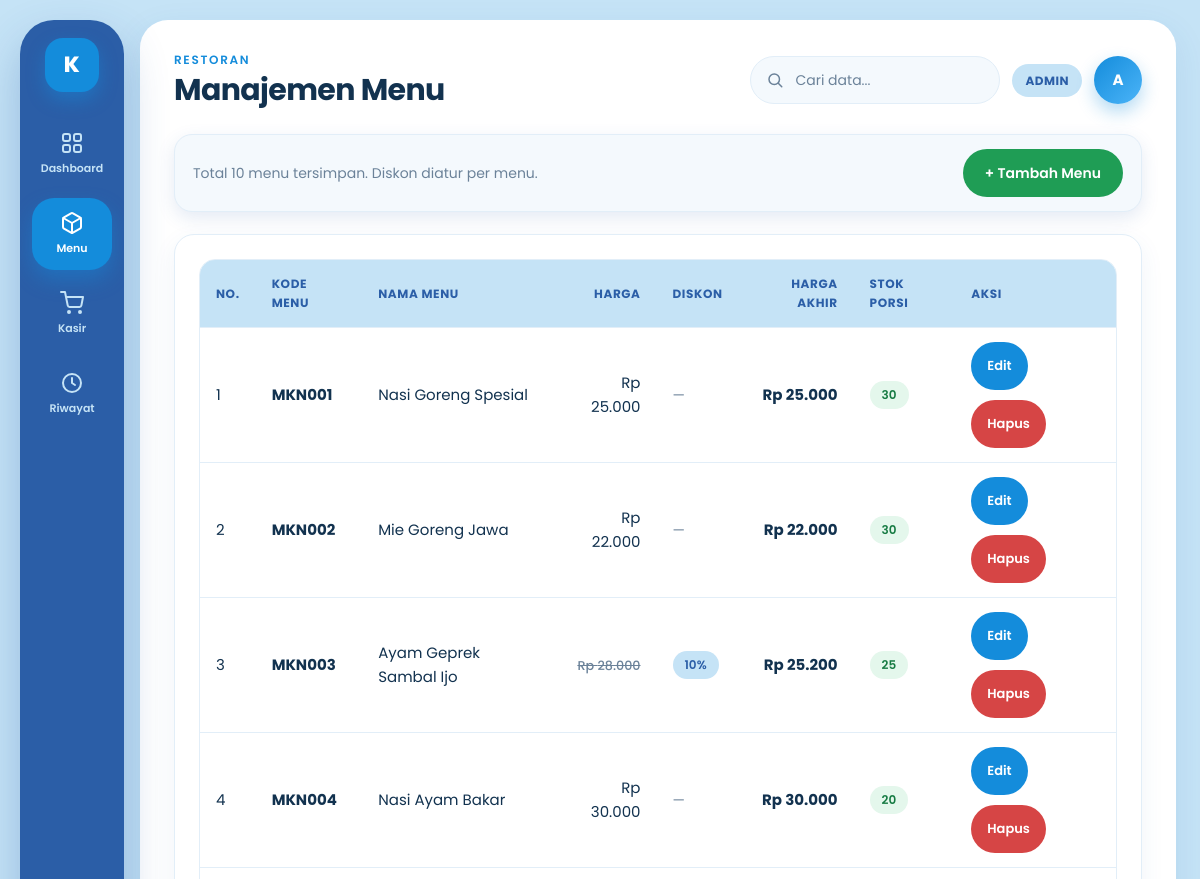
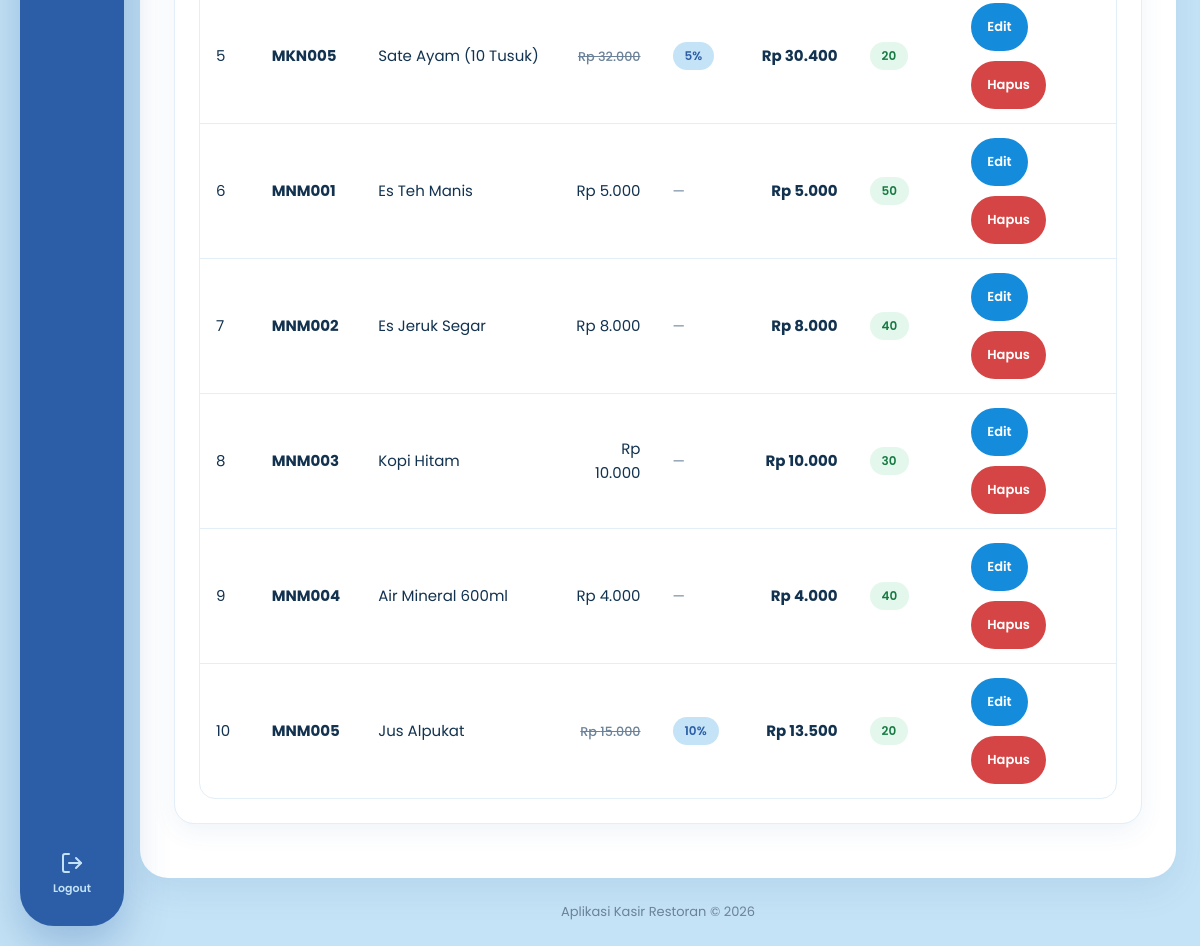
Page /barang.php (signed in) on the committed database (2 pictures, top to bottom).
### tables this page shows
CREATE TABLE barang (
    id            INT AUTO_INCREMENT PRIMARY KEY,
    kode_barang   VARCHAR(20)  NOT NULL UNIQUE,
    nama_barang   VARCHAR(100) NOT NULL,
    harga         INT NOT NULL DEFAULT 0,
    stok          INT NOT NULL DEFAULT 0,
    diskon_persen TINYINT NOT NULL DEFAULT 0
);

### config/akses.php (called while the page is built, shortened)
<?php
function apakah_admin() {
    return isset($_SESSION['role']) && $_SESSION['role'] === 'admin';
}
function label_peran($role = null) {
    if ($role === null) {
        $role = isset($_SESSION['role']) ? $_SESSION['role'] : 'kasir';
    }
    return $role === 'admin' ? 'Admin' : 'Kasir';
}
function halaman_utama() {
    return apakah_admin() ? 'index.php' : 'transaksi.php';
}

### config/diskon.php (called while the page is built, shortened)
<?php
function hitung_nilai_diskon($subtotal, $persen)
{
    if ($subtotal <= 0 || $persen <= 0) {
        return 0;
    }
    return (int) round($subtotal * $persen / 100);
}

### barang.php (the view, shortened to what this page needs)
<?php
include 'config/koneksi.php';
include 'config/diskon.php';
include 'config/akses.php';
$bisa_kelola_menu = apakah_admin();
$hasil  = mysqli_query($koneksi, 'SELECT * FROM barang ORDER BY id ASC');
$jumlah = mysqli_num_rows($hasil);
$judul_halaman = $bisa_kelola_menu ? 'Manajemen Menu' : 'Daftar Menu';
$halaman_aktif = 'barang';
include 'includes/header.php';
?>
<div class="page-head">
    <div class="muted">
        Total <?= $jumlah ?> menu tersimpan.
        <?= $bisa_kelola_menu ? 'Diskon diatur per menu.' : 'Hubungi admin untuk perubahan menu.' ?>
    </div>
    <?php if ($bisa_kelola_menu): ?>
        <a class="btn btn-hijau" href="barang_tambah.php">+ Tambah Menu</a>
    <?php endif; ?>
</div>
<div class="card">
    <div class="table-wrapper">
        <table>
            <thead>
                <tr>
                    <th>No.</th>
                    <th>Kode Menu</th>
                    <th>Nama Menu</th>
                    <th class="text-kanan">Harga</th>
                    <th>Diskon</th>
                    <th class="text-kanan">Harga Akhir</th>
                    <th>Stok Porsi</th>
                    <?php if ($bisa_kelola_menu): ?>
                        <th>Aksi</th>
                    <?php endif; ?>
                </tr>
            </thead>
            <tbody>
                <?php if ($jumlah === 0): ?>
                    <tr>
                        <td colspan="<?= $bisa_kelola_menu ? 8 : 7 ?>" class="empty">
                            <?php if ($bisa_kelola_menu): ?>
                                Belum ada menu. Klik tombol "Tambah Menu" untuk mengisi data.
                            <?php else: ?>
                                Belum ada menu yang tersimpan.
                            <?php endif; ?>
                        </td>
                    </tr>
                <?php else: ?>
                    <?php $nomor = 1; ?>
                    <?php while ($barang = mysqli_fetch_assoc($hasil)): ?>
                        <?php
                        $diskon      = (int) $barang['diskon_persen'];
                        $harga_akhir = (int) $barang['harga'] - hitung_nilai_diskon($barang['harga'], $diskon);
                        ?>
                        <tr>
                            <td><?= $nomor ?></td>
                            <td><strong><?= htmlspecialchars($barang['kode_barang']) ?></strong></td>
                            <td><?= htmlspecialchars($barang['nama_barang']) ?></td>
                            <td class="text-kanan">
                                <?php if ($diskon > 0): ?>
                                    <span class="harga-asli">
                                        Rp <?= number_format($barang['harga'], 0, ',', '.') ?>
                                    </span>
                                <?php else: ?>
                                    Rp <?= number_format($barang['harga'], 0, ',', '.') ?>
                                <?php endif; ?>
                            </td>
                            <td>
                                <?php if ($diskon > 0): ?>
                                    <span class="badge badge-biru"><?= $diskon ?>%</span>
                                <?php else: ?>
                                    <span class="muted">&mdash;</span>
                                <?php endif; ?>
                            </td>
                            <td class="text-kanan">
                                <strong>Rp <?= number_format($harga_akhir, 0, ',', '.') ?></strong>
                            </td>
                            <td>
                                <?php if ($barang['stok'] <= 5): ?>
                                    <span class="badge badge-merah"><?= $barang['stok'] ?></span>
                                <?php else: ?>
                                    <span class="badge badge-hijau"><?= $barang['stok'] ?></span>
                                <?php endif; ?>
                            </td>
                            <?php if ($bisa_kelola_menu): ?>
                                <td>
                                    <div class="button-row">
                                        <a class="btn btn-biru btn-kecil"
                                           href="barang_edit.php?id=<?= $barang['id'] ?>">Edit</a>
                                        <a class="btn btn-merah btn-kecil"
                                           href="barang_hapus.php?id=<?= $barang['id'] ?>"
                                           onclick="return confirm('Yakin ingin menghapus menu ini?')">Hapus</a>
                                    </div>
                                </td>
                            <?php endif; ?>
                        </tr>
                        <?php $nomor = $nomor + 1; ?>
                    <?php endwhile; ?>
                <?php endif; ?>
            </tbody>
        </table>
    </div>
</div>
<?php include 'includes/footer.php'; ?>

### includes/header.php (shortened to what this page needs)
<?php
require_once __DIR__ . '/../config/akses.php';
$judul_halaman = isset($judul_halaman) ? $judul_halaman : 'Kasir Restoran';
$halaman_aktif = isset($halaman_aktif) ? $halaman_aktif : '';
function buat_inisial($nama) {
    $nama = trim((string) $nama);
    $kata = preg_split('/\s+/', $nama);
    $inisial = strtoupper(substr($kata[0], 0, 1));
    return $inisial;
}
$nama_pengguna    = isset($_SESSION['nama']) ? $_SESSION['nama'] : 'Kasir';
$inisial_pengguna = buat_inisial($nama_pengguna);
$peran_pengguna   = label_peran();
$beranda          = halaman_utama();
$ikon_dasbor = '<svg viewBox="0 0 24 24" fill="none" stroke="currentColor" stroke-width="2" stroke-linecap="round" stroke-linejoin="round" aria-hidden="true"><rect x="3" y="3" width="7" height="7" rx="2"></rect><rect x="14" y="3" width="7" height="7" rx="2"></rect><rect x="3" y="14" width="7" height="7" rx="2"></rect><rect x="14" y="14" width="7" height="7" rx="2"></rect></svg>';
$ikon_produk = '<svg viewBox="0 0 24 24" fill="none" stroke="currentColor" stroke-width="2" stroke-linecap="round" stroke-linejoin="round" aria-hidden="true"><path d="M21 8v8a2 2 0 0 1-1 1.73l-7 4a2 2 0 0 1-2 0l-7-4A2 2 0 0 1 3 16V8a2 2 0 0 1 1-1.73l7-4a2 2 0 0 1 2 0l7 4A2 2 0 0 1 21 8z"></path><path d="M3.3 7 12 12l8.7-5"></path><path d="M12 22V12"></path></svg>';
$ikon_kasir  = '<svg viewBox="0 0 24 24" fill="none" stroke="currentColor" stroke-width="2" stroke-linecap="round" stroke-linejoin="round" aria-hidden="true"><circle cx="9" cy="21" r="1"></circle><circle cx="20" cy="21" r="1"></circle><path d="M1 1h4l2.7 13.4a2 2 0 0 0 2 1.6h9.7a2 2 0 0 0 2-1.6L23 6H6"></path></svg>';
$ikon_riwayat = '<svg viewBox="0 0 24 24" fill="none" stroke="currentColor" stroke-width="2" stroke-linecap="round" stroke-linejoin="round" aria-hidden="true"><circle cx="12" cy="12" r="9"></circle><path d="M12 7v5l3 2"></path></svg>';
$ikon_keluar = '<svg viewBox="0 0 24 24" fill="none" stroke="currentColor" stroke-width="2" stroke-linecap="round" stroke-linejoin="round" aria-hidden="true"><path d="M9 21H5a2 2 0 0 1-2-2V5a2 2 0 0 1 2-2h4"></path><path d="M16 17l5-5-5-5"></path><path d="M21 12H9"></path></svg>';
$menu_sidebar = array(
    array('kunci' => 'index',     'judul' => 'Dashboard',   'file' => 'index.php',     'ikon' => $ikon_dasbor),
    array('kunci' => 'barang',    'judul' => 'Menu',        'file' => 'barang.php',    'ikon' => $ikon_produk),
    array('kunci' => 'transaksi', 'judul' => 'Kasir',       'file' => 'transaksi.php', 'ikon' => $ikon_kasir),
    array('kunci' => 'riwayat',   'judul' => 'Riwayat',     'file' => 'riwayat.php',   'ikon' => $ikon_riwayat),
);
?>
<!DOCTYPE html>
<html lang="id">
<head>
    <link rel="stylesheet" href="assets/css/style.css">
    <link rel="stylesheet" href="assets/css/tema-kasir.css">
</head>
<body>
<aside class="sidebar" id="sidebar" aria-label="Menu utama">
    <a href="<?= htmlspecialchars($beranda) ?>" class="merek-sidebar" aria-label="Beranda Kasir Restoran">
        <span class="logo-kasir">K</span>
    </a>
    <nav class="menu-sidebar">
        <?php foreach ($menu_sidebar as $menu): ?>
            <a href="<?= $menu['file'] ?>"
               class="<?= $halaman_aktif === $menu['kunci'] ? 'aktif' : '' ?>"
               <?= $halaman_aktif === $menu['kunci'] ? 'aria-current="page"' : '' ?>>
                <?= $menu['ikon'] ?>
                <span><?= htmlspecialchars($menu['judul']) ?></span>
            </a>
        <?php endforeach; ?>
        <a href="logout.php" class="menu-keluar"
           onclick="return confirm('Yakin ingin keluar dari aplikasi?')">
            <?= $ikon_keluar ?>
            <span>Logout</span>
        </a>
    </nav>
</aside>
<div class="konten-utama">
    <main class="container">
        <header class="header-halaman">
            <div class="kelompok-judul">
                <span class="label-kecil">Restoran</span>
                <h1><?= htmlspecialchars($judul_halaman) ?></h1>
            </div>
            <div class="aksi-header">
                <div class="pencarian-global">
                    <input type="search" id="pencarian-global"
                           placeholder="Cari data..." aria-label="Cari data di halaman ini"
                           autocomplete="off">
                </div>
                <span class="peran-pengguna"><?= htmlspecialchars($peran_pengguna) ?></span>
                <div class="avatar-pengguna"
                     title="<?= htmlspecialchars($nama_pengguna . ' (' . $peran_pengguna . ')') ?>">
                    <?= htmlspecialchars($inisial_pengguna) ?>
                </div>
            </div>
        </header>

### includes/footer.php (shortened to what this page needs)
    </main>
    <footer class="footer">
        Aplikasi Kasir Restoran &copy; <?= date('Y') ?>
    </footer>
</div>
</body>
</html>

### assets/css/style.css (style rules this page uses)
:root { --biru-tua: #2B5EA7; --biru-sedang: #148CDB; --biru-cerah: #4BB4F8; --biru-pucat: #C5E3F6; --putih: #ffffff; --teks: #14324a; --teks-abu: #5b7185; --garis: #d8e8f4; --merah: #d64545; --merah-tua: #ad2f2f; --merah-muda: #fdecec; --hijau: #1f9d55; --hijau-tua: #157a42; --hijau-muda: #e4f7ec; --kuning-tua: #8a5a0b; --kuning-muda: #fff4d6; --transparan-gelap: rgba(10, 37, 64, 0.55); --bayangan: 0 6px 18px rgba(43, 94, 167, 0.13); --radius: 14px; --sidebar-lebar: 260px; }
* { box-sizing: border-box; }
body { margin: 0; font-family: "Segoe UI", Arial, sans-serif; font-size: 15px; line-height: 1.55; color: var(--teks); background: var(--biru-pucat); }
a { color: var(--biru-sedang); text-decoration: none; }
h1, h2, h3 { color: var(--biru-tua); }
.sidebar { position: fixed; inset: 0 auto 0 0; width: var(--sidebar-lebar); padding: 22px 16px 18px; background: var(--biru-tua); color: var(--putih); display: flex; flex-direction: column; overflow-y: auto; z-index: 100; transition: transform 0.25s ease; }
.merek-sidebar { display: flex; align-items: center; gap: 12px; padding: 0 6px 18px; border-bottom: 1px solid var(--biru-sedang); }
.menu-sidebar { display: flex; flex: 1; flex-direction: column; gap: 8px; margin-top: 10px; }
.menu-sidebar a { min-height: 48px; display: flex; align-items: center; gap: 12px; padding: 10px 14px; border-radius: 10px; color: var(--putih); font-weight: 600; text-decoration: none; transition: background 0.2s; }
.menu-sidebar a.aktif { background: var(--biru-sedang); box-shadow: inset 4px 0 0 var(--biru-cerah); }
.menu-sidebar a.menu-keluar { margin-top: auto; color: var(--biru-pucat); }
.konten-utama { min-height: 100vh; margin-left: var(--sidebar-lebar); display: flex; flex-direction: column; }
.container { width: 100%; max-width: 1240px; flex: 1; margin: 0 auto; padding: 26px 28px 10px; }
.page-head { display: flex; flex-wrap: wrap; align-items: center; justify-content: space-between; gap: 14px; margin-bottom: 22px; padding: 18px 22px; background: var(--biru-tua); color: var(--putih); border-radius: var(--radius); box-shadow: var(--bayangan); }
.page-head .muted { color: var(--biru-pucat); }
.muted { color: var(--teks-abu); font-size: 14px; }
.card { margin-bottom: 20px; padding: 22px; background: var(--putih); border: 1px solid var(--garis); border-radius: var(--radius); box-shadow: var(--bayangan); }
.table-wrapper { overflow-x: auto; border: 1px solid var(--garis); border-radius: 12px; }
table { width: 100%; border-collapse: collapse; }
th, td { padding: 11px 12px; text-align: left; vertical-align: middle; border-bottom: 1px solid var(--garis); }
th { background: var(--biru-sedang); color: var(--putih); font-size: 12px; text-transform: uppercase; letter-spacing: 0.4px; }
tbody tr:last-child td { border-bottom: none; }
.text-kanan { text-align: right; }
.badge { display: inline-block; padding: 3px 9px; border-radius: 999px; font-size: 12px; font-weight: 600; }
.badge-hijau { background: var(--hijau-muda); color: var(--hijau-tua); }
.btn { display: inline-block; padding: 10px 16px; border: none; border-radius: 10px; background: var(--biru-sedang); color: var(--putih); font-family: inherit; font-size: 14px; font-weight: 600; line-height: 1.4; text-decoration: none; cursor: pointer; transition: background 0.2s; }
.btn-biru { background: var(--biru-sedang); }
.btn-hijau { background: var(--hijau); }
.btn-merah { background: var(--merah); }
.btn-kecil { padding: 6px 10px; font-size: 13px; }
.button-row { display: flex; flex-wrap: wrap; gap: 8px; }
.footer { padding: 24px 16px; color: var(--teks-abu); font-size: 13px; text-align: center; }

### rows in the picture
barang: kode_barang "MKN001", nama_barang "Nasi Goreng Spesial", harga "25.000", harga_akhir "25.000", stok "30"
barang: kode_barang "MKN002", nama_barang "Mie Goreng Jawa", harga "22.000", harga_akhir "22.000", stok "30"
barang: kode_barang "MKN003", nama_barang "Ayam Geprek Sambal Ijo", harga "28.000", diskon_persen "10", harga_akhir "25.200", stok "25"
barang: kode_barang "MKN004", nama_barang "Nasi Ayam Bakar", harga "30.000", harga_akhir "30.000", stok "20"
barang: kode_barang "MKN005", nama_barang "Sate Ayam (10 Tusuk)", harga "32.000", diskon_persen "5", harga_akhir "30.400", stok "20"
barang: kode_barang "MNM001", nama_barang "Es Teh Manis", harga "5.000", harga_akhir "5.000", stok "50"
barang: kode_barang "MNM002", nama_barang "Es Jeruk Segar", harga "8.000", harga_akhir "8.000", stok "40"
barang: kode_barang "MNM003", nama_barang "Kopi Hitam", harga "10.000", harga_akhir "10.000", stok "30"
barang: kode_barang "MNM004", nama_barang "Air Mineral 600ml", harga "4.000", harga_akhir "4.000", stok "40"
barang: kode_barang "MNM005", nama_barang "Jus Alpukat", harga "15.000", diskon_persen "10", harga_akhir "13.500", stok "20"

### other values in the picture
$menu['judul'] "Dashboard"
$menu['judul'] "Menu"
$menu['judul'] "Kasir"
$menu['judul'] "Riwayat"
$judul_halaman "Manajemen Menu"
$peran_pengguna "ADMIN"
$inisial_pengguna "A"
$jumlah "10"
